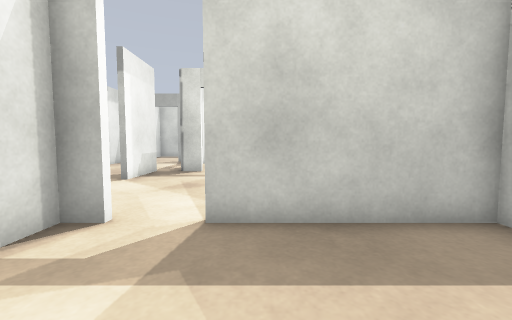
[1] (above)

20 first-person views from a walk through a robot-simulator world made for Gazebo. The camera is 0.72 m above the floor, tilts 4° down and sees 90° across. The floor is counted in squares, 0.5 m on a side. Each view is taken from the middle of a square. On the plan, view 1 faces up. The plan holds only what a view shows up to about 13 squares ahead; the rest is blank. Simple shapes stand in for some stock models.

[2]
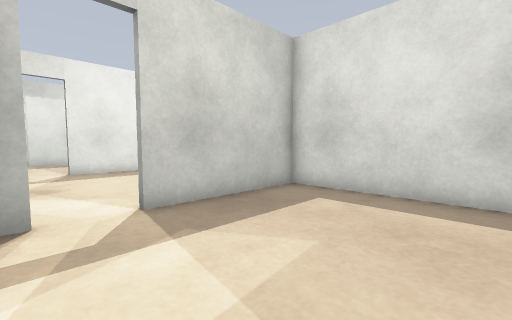

[3]
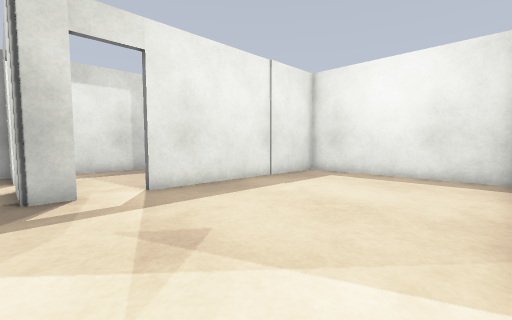

[4]
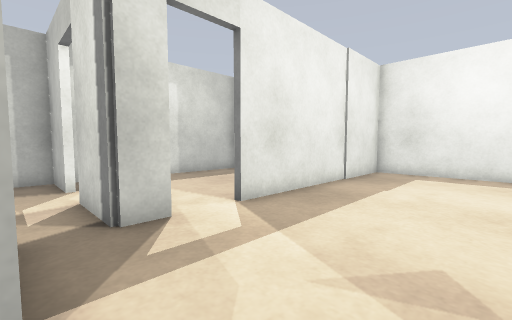

[5]
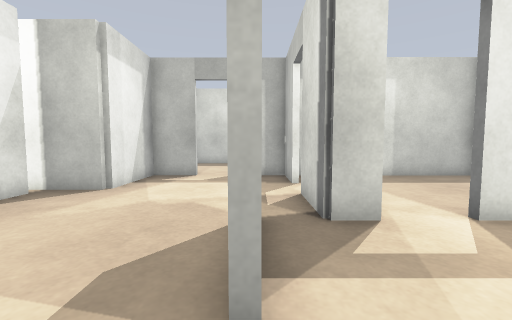

[6]
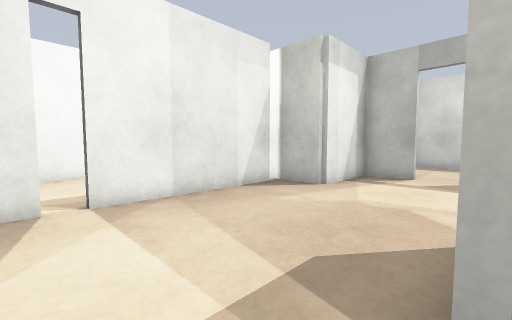

[7]
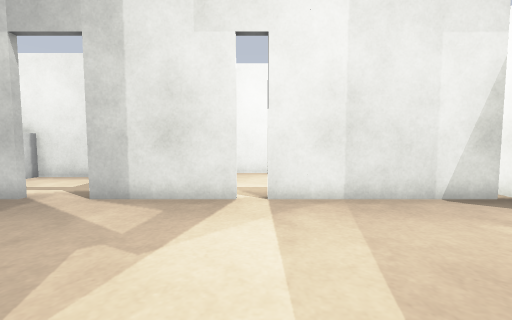

[8]
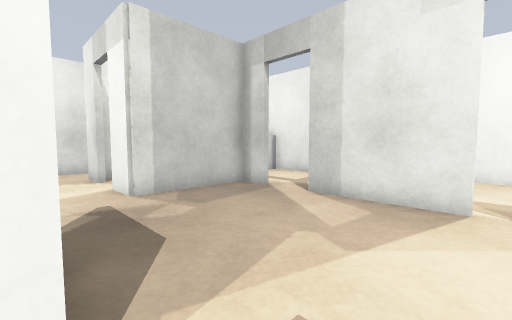

[9]
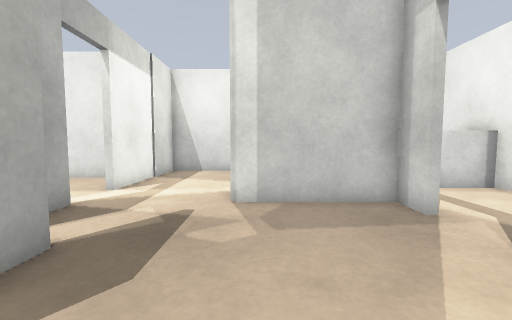

[10]
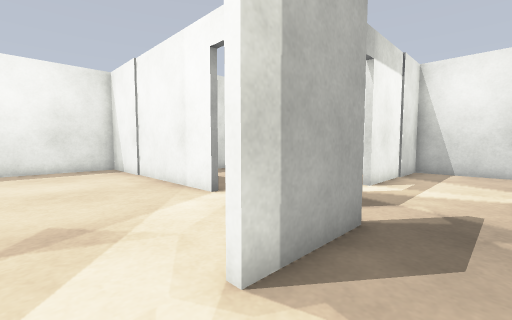

[11]
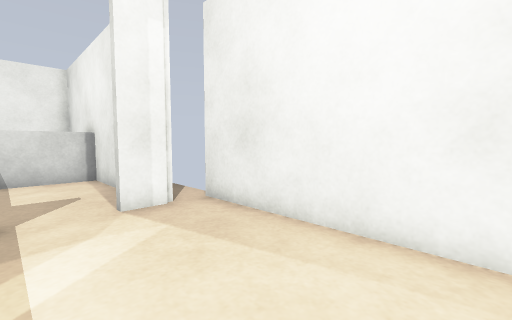

[12]
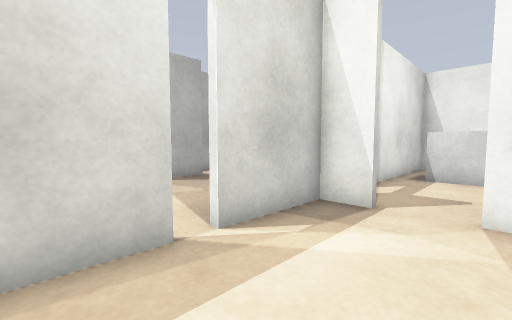

[13]
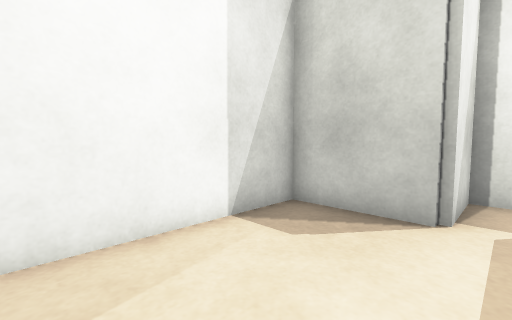

[14]
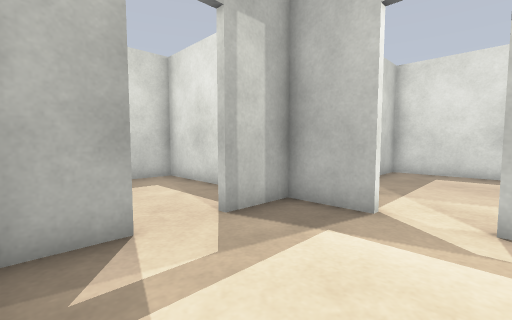

[15]
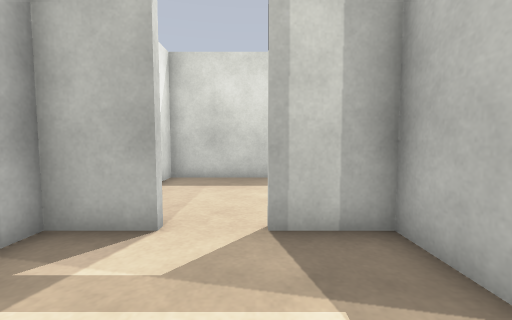

[16]
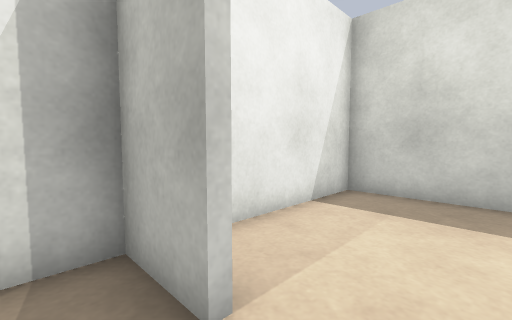

[17]
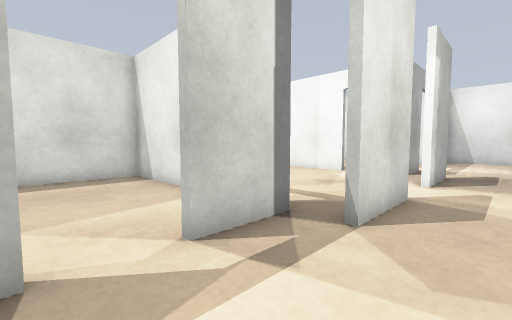

[18]
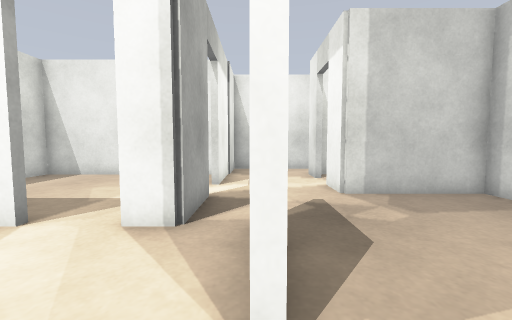

[19]
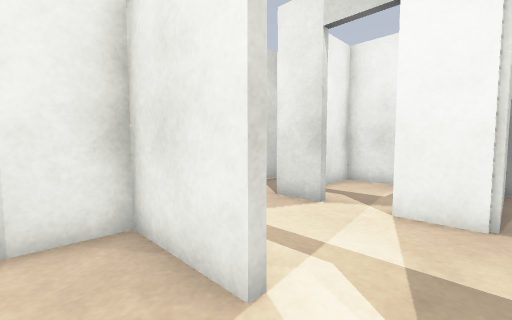

[20]
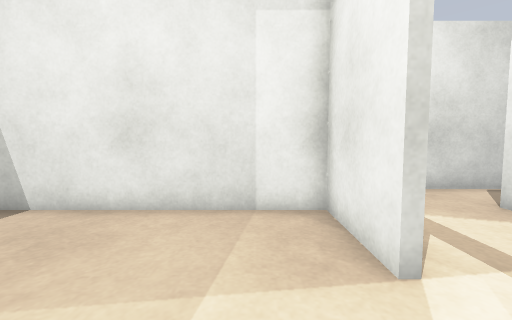

### Floor plan
Points are (right, up) in squares from view 1. A wall is a line through its corners. A room is listed if a view was taken in it or the views show most of it. See-through windows are left out.
Room 1 (views 1, 2, 19, 20)
walls: (-3.5, 0.5) (-3.5, -2.4) (4.3, -2.4) (4.3, 4.5) (-1, 4.5); (-3.5, 4.5) (-3.5, 3.4)
ways out: opening at (-2.5, 4) to room 2; opening at (-4, 1.5) to room 3
objects: white box (-3, 4)
Room 2 (view 3)
walls: (-1, 4.7) (7.4, 4.7); (-4.9, 12.8) (-4.9, 9.8); (7.7, 4.9) (7.7, 12.6) (-1, 12.6)
ways out: opening at (-2.5, 4) to room 1; opening at (-5, 8.5) to room 3; opening at (-2, 13) to room 4
Room 3 (views 4, 5, 6, 7, 8, 9, 10, 11, 12, 13, 14, 15, 16, 17, 18)
walls: (-11.4, 7.6) (-11.4, 5.5); (-11.6, 9.2) (-11.6, 11.1); (-11.6, 5.5) (-11.6, 7.6); (-11.4, 3.1) (-11.4, 1.9) (-7.4, 1.9) (-7.4, 0.4); (-5.2, 9.8) (-5.2, 12.8); (-5.2, 4.5) (-5.2, 7.5); (-11.4, 15.1) (-11.4, 9.2); (-3.7, 12.6) (-3.7, 15.1); (-15.5, 2.4) (-15.5, -4.8) (-12.1, -4.8); (-3.7, 2.1) (-3.7, 4.6); (-3.7, 16.9) (-3.7, 19.1) (-5.9, 19.1); (-3.7, -1.4) (-3.7, 0.5); (-7.5, 19.1) (-9.5, 19.1) (-9.5, 15.7) (-13.7, 15.7) (-13.7, 13.2) (-16.9, 13.2) (-16.9, 5.1); (-11.6, -4.2) (-11.6, 1.5)
ways out: opening at (-4, 1.5) to room 1; opening at (-5, 8.5) to room 2; opening at (-4, 16) to room 4; opening at (-6, -2.5) to room 5; opening at (-8, -0.5) to room 6; opening at (-6.5, 19)
objects: counter (-16, -1) to (-13, 0); white box (-15, 5); white box (-12, 5); door leaf (-12, 8)
Room 4 (no view inside)
walls: (0.5, 12.9) (4.3, 12.9) (4.3, 19.1) (-3.2, 19.1)
ways out: opening at (-2, 13) to room 2; opening at (-4, 16) to room 3
objects: white box (-3, 13)
Room 5 (no view inside)
walls: (-7.4, -1.1) (-7.4, -2.8); (-10, -4.8) (-3.7, -4.8) (-3.7, -1.4)
ways out: opening at (-6, -2.5) to room 3
Room 6 (no view inside)
walls: (-11.4, -0.8) (-11.4, -2.4) (-9.8, -2.4)
ways out: opening at (-8, -0.5) to room 3

Where each view was taken, in squares from view 1:
view 1: 0 up, 0 right, facing up
view 2: 1 down, 3 left, facing up-right
view 3: 5 up, 4 left, facing up-right
view 4: 8 up, 5 left, facing up-right
view 5: 8 up, 5 left, facing up
view 6: 8 up, 5 left, facing up-left
view 7: 9 up, 5 left, facing left
view 8: 9 up, 5 left, facing down-left
view 9: 8 up, 8 left, facing down
view 10: 9 up, 7 left, facing down-right
view 11: 11 up, 13 left, facing down-left
view 12: 11 up, 15 left, facing down-right
view 13: 8 up, 13 left, facing up-left
view 14: 15 up, 9 left, facing up-right
view 15: 15 up, 6 left, facing up
view 16: 18 up, 6 left, facing up-left
view 17: 17 up, 7 left, facing down-right
view 18: 9 up, 5 left, facing down
view 19: 2 up, 2 left, facing down-left
view 20: 3 up, 2 left, facing down
